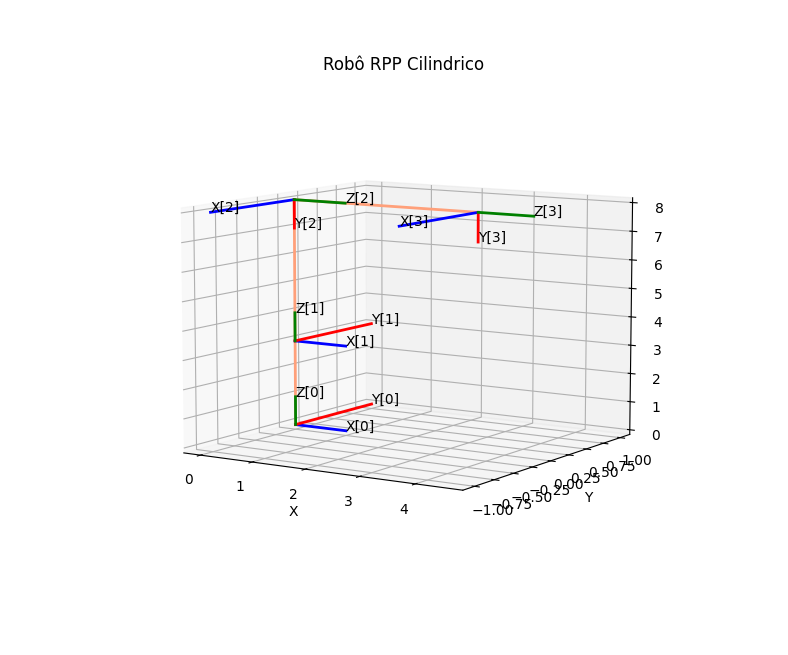

Write the Python code that produced this figure.
# importando pacotes

from Transformacoes import *  # contem funções de transformações homogêneas
from DenavitHatenberg import *  # contem funções de denavit hatenberg
from PlotFunctions import *  # contem funções de plotagem para frames e transições
import sympy as sp
import numpy as np
import matplotlib.pyplot as plt

# criando símbolos no sympy para caso desejamos fazer análises simbólicas
theta1 = sp.Symbol("theta{1}*")
d2 = sp.Symbol("D2*")
d3 = sp.Symbol("D3*")

l1 = sp.Symbol("L1")

# criando dicionário com as variaveis de denavit hatenberg (para outros robos, so criar dicionario diferente)
# se quiserem da até pra fazer o codigo todo como uma grande função e criar varios dicionarios e so chamar as funções c os dicionarios
# mas acho que fica mais facil de entender assim
denavit_rrp_3dof = {
    "A0": [l1, theta1, 0, 0],
    "A1": [d2, np.deg2rad(-90), 0, np.deg2rad(-90)],
    "A2": [d3, 0, 0, 0],
}

# criando frame 0 como identidade
F0 = sp.eye(4)

# criando as matrizes de denavit hatenberg de forma iterativa a partir do dicionario
for key, item in denavit_rrp_3dof.items():
    # condição especial para tratar do A0
    if key == "A0":
        A0 = Denavit_Frame_Sym(item)
        F1 = F0 * A0
    # função que executa algo a partir de uma string (apenas para podermos criar uma variavel com o nome
    # da chave do dicionario que é string)
    exec(key + "= Denavit_Frame_Sym(item)")

# criando frames F1 e F2 a partir das multiplicações das matrizes de denavit hatenberg com os frames anteriores
F2 = F1 * A1
F3 = F2 * A2

# inserindo comprimento l1 l2
l1_real = 3

# inserindo valores das juntas em radianos (prismatica em sla qual medida)
junta1 = 0
junta2 = 5
junta3 = 3.5

# obtendo as matrizes numericas dos frames
# Caso quiséssemos ter ido direto para o numerico, na parte de criar as matrizes de denavit hatenberg
# poderiamos ter chamada a função Denavit_Frame_Num ao invés de Denavit_Frame_Sym
F1_num = F1.subs(
    [(l1, l1_real), (d2, junta2), (theta1, junta1), (d3, junta3)]
)

F2_num = F2.subs(
     [(l1, l1_real), (d2, junta2), (theta1, junta1), (d3, junta3)]
)

F3_num = F3.subs(
     [(l1, l1_real), (d2, junta2), (theta1, junta1), (d3, junta3)]
)

# simplicando matrizes para que números fiquem como zero e tals e nao e-17
F1_num = sp.nsimplify(F1_num, tolerance=1e-10, rational=True)
F2_num = sp.nsimplify(F2_num, tolerance=1e-10, rational=True)
F3_num = sp.nsimplify(F3_num, tolerance=1e-10, rational=True)

# criando figura e eixos 3d
fig = plt.figure()
ax = fig.add_subplot(111, projection="3d")

PlotTransicaoAB(F0, F1_num, ax)
PlotTransicaoAB(F1_num, F2_num, ax)
PlotTransicaoAB(F2_num, F3_num, ax)

PlotFrame(F0, ax, 0)
PlotFrame(F1_num, ax, 1)
PlotFrame(F2_num, ax, 2)
PlotFrame(F3_num, ax, 3)

plt.xlabel("X")
plt.ylabel("Y")
plt.title('Robô RPP Cilindrico')
plt.show()
